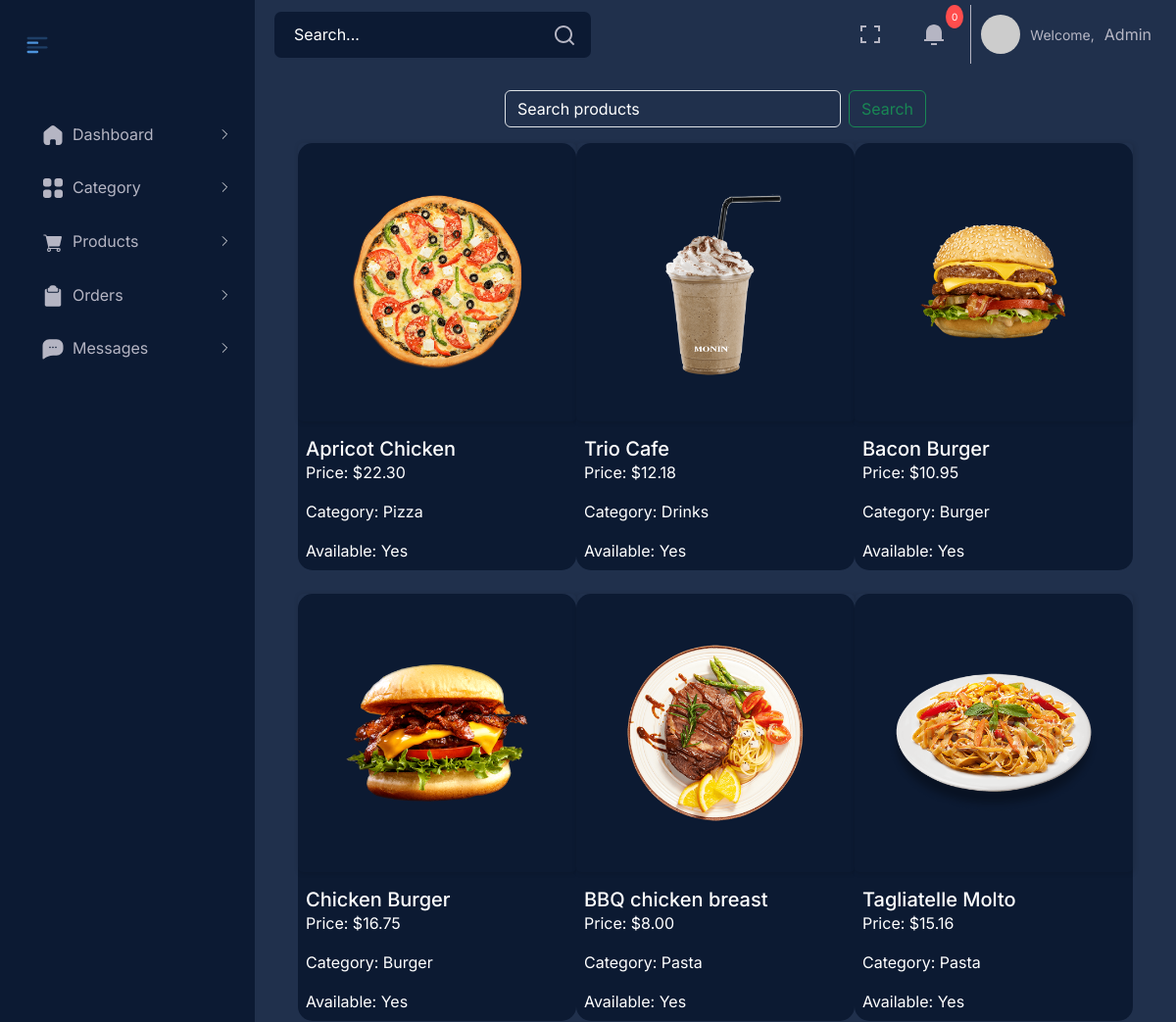
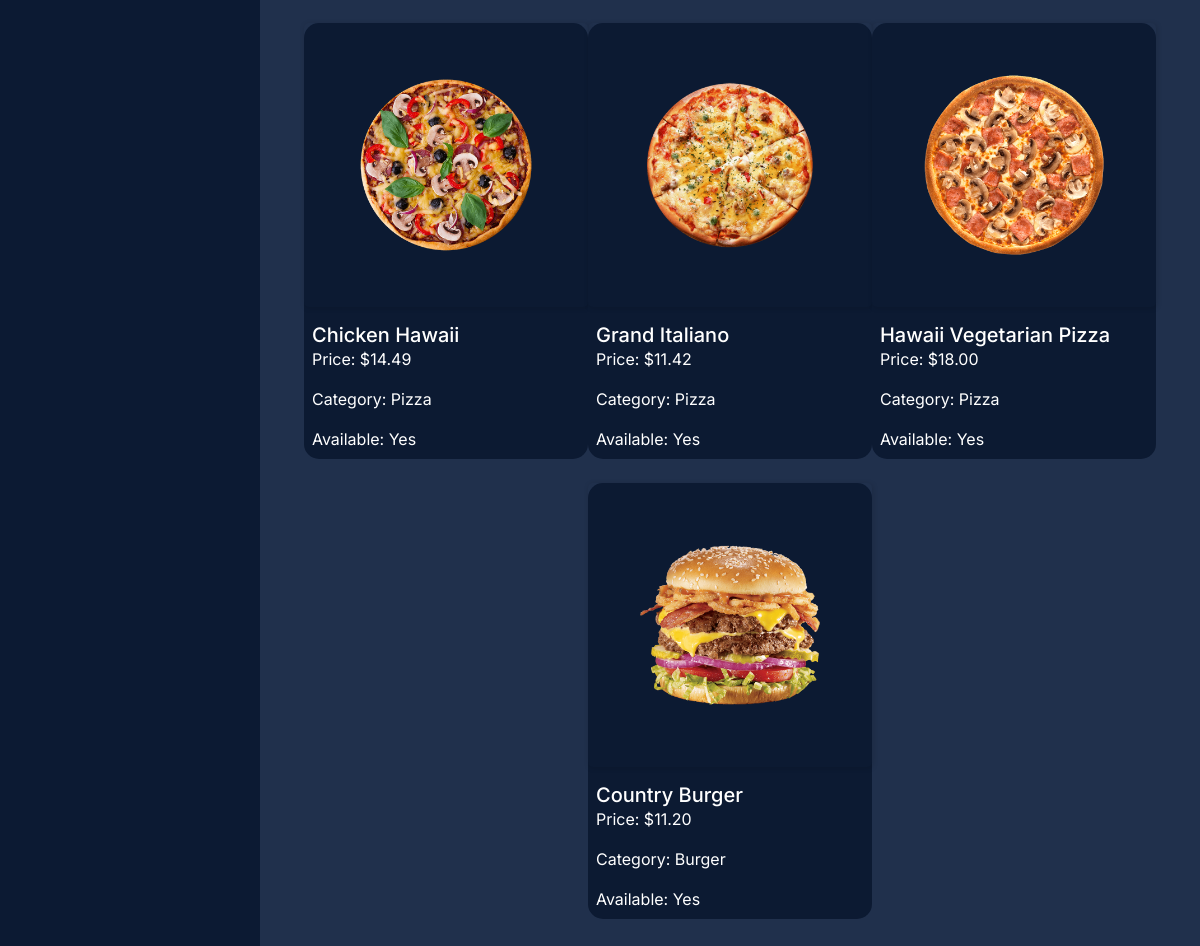
The app's page /admin/index.php?page=manage-products (signed in) with its own data (2 pictures, top to bottom).
### tables this page shows
CREATE TABLE `products` (
  `id` int(11) NOT NULL,
  `name` varchar(100) NOT NULL,
  `tagline` varchar(255) NOT NULL,
  `desc` text DEFAULT NULL,
  `category_id` int(11) DEFAULT NULL,
  `ingredients` text DEFAULT NULL,
  `images` varchar(255) DEFAULT NULL,
  `price` decimal(10,2) NOT NULL,
  `is_available` tinyint(1) DEFAULT 1,
  `user_id` int(11) DEFAULT NULL,
  `created_at` timestamp NOT NULL DEFAULT current_timestamp(),
  `updated_at` datetime DEFAULT current_timestamp() ON UPDATE current_timestamp()
);

CREATE TABLE `categories` (
  `category_id` int(11) NOT NULL,
  `cat_name` varchar(100) NOT NULL,
  `cat_img` varchar(255) NOT NULL,
  `created_at` timestamp NOT NULL DEFAULT current_timestamp()
);

### admin/index.php (called while the page is built, shortened)
<?php
$page = isset($_GET['page']) ? $_GET['page'] : 'dashboard';
$baseViewPath = './views/';
switch ($page) {
    case 'manage-products':
        $pageContent = $baseViewPath . 'manage-products.php';
        break;
}
include $pageContent;

### admin/php/ProductController.php (called while the page is built, shortened)
<?php
class ProductController
{
    private $connection;
    public function __construct($dbConnection)
    {
        $this->connection = $dbConnection;
    }
    public function getProducts()
    {
        $query = "SELECT products.*, categories.cat_name FROM products
                  JOIN categories ON products.category_id = categories.category_id";
        $result = $this->connection->query($query);
        return $result->fetch_all(MYSQLI_ASSOC);
    }
}

### admin/views/manage-products.php (the view, shortened to what this page needs)
<?php
require_once './php/ProductController.php';
$database = new Database();
$dbConnection = $database->conn;
$productController = new ProductController($dbConnection);
$products = $productController->getProducts();
if (isset($_GET['search'])) {
    $searchTerm = $_GET['search'];
    $products = $productController->searchProducts($searchTerm);
} else {
    $products = $productController->getProducts();
}
?>
<!DOCTYPE html>
<html lang="en">
<head>
    <link rel="stylesheet" href="https://cdnjs.cloudflare.com/ajax/libs/font-awesome/4.7.0/css/font-awesome.min.css">
    <link rel="stylesheet" href="https://cdnjs.cloudflare.com/ajax/libs/font-awesome/6.0.0-beta3/css/all.min.css">
    <link rel="stylesheet" href="./assets/css/nav.css">
    <link rel="stylesheet" href="./assets/css/style.css">
    <link rel="stylesheet" href="../vendor/bootstrap/css/bootstrap.min.css">
    <link href="https://unpkg.com/phosphor-icons@1.4.1/css/phosphor.css" rel="stylesheet">
</head>
<body>
    <?php
    include __DIR__ . '/../partials/navbar.php';
    ?>
    <main class="main-content">
        <div class="container-fluid">
            <div class="row mt-3">
                <div class="col-md-6 offset-md-3">
                    <form action="" method="GET" class="d-flex">
                        <input class="form-control me-2 bg-transparent text-white" type="search" placeholder="Search products" aria-label="Search" name="search">
                        <button class="btn btn-outline-success" type="submit">Search</button>
                    </form>
                </div>
            </div>
            <div class="row m-3">
                <?php foreach ($products as $product): ?>
                    <div class="col-md-12 menage-cat-card col-lg-6 col-xl-4 p-0  mb-4 mx-auto position-relative">
                        <div class="content" style="width: 100%;">
                            <img src="<?php echo explode(',', $product['images'])[0]; ?>" class="content-image card-img-top img-fluid" alt="">
                        </div>
                        <div class="p-2 mt-2">
                            <h5 class="card-title"><?php echo $product['name']; ?></h5>
                            <p class="card-text">Price: $<?php echo $product['price']; ?></p>
                            <p class="card-text">Category: <?php echo $product['cat_name']; ?></p>
                            <p class="card-text">Available: <?php echo $product['is_available'] ? 'Yes' : 'No'; ?></p>
                        </div>
                    </div>
                <?php endforeach; ?>
            </div>
        </div>
    </main>
</body>
</html>

### admin/assets/css/nav.css (style rules this page uses)
:root { --primary: #ffc222; --primary_hover: #eeac00; --header-height: 3rem; --body-background: #20304c; --navbg: #0c1a33; --nav-width: 260px; --first-color: #0c1a32; --first-color-light: #AFA5D9; --white-color: #b5b5c3; --body-font: 'Nunito', sans-serif; --normal-font-size: 1rem; --z-fixed: 100 }
.main-content { margin-top: 60px; background-color: var(--body-background); color: #fff; position: relative; min-height: 100vh; width: calc(100% - var(--nav-width)); left: var(--nav-width); transition: all 0.5s ease; padding: 1rem; }

### admin/assets/css/style.css (style rules this page uses)
* { box-sizing: border-box; }
:root { --body-background: #20304c; --first-color: #0c1a32; --first-color-light: #AFA5D9; --white-color: #b5b5c3; --body-font: 'Nunito', sans-serif; --box-body: #0c1a33; --pg-active: #4c95dd; --pg-nactive: #172b4c; --pg-hover: #4C95DC; }
body { background-color: #20304c !important; color: #b5b5c3 !important; font-family: 'Roboto', sans-serif; margin: 0; padding: 0; color: #b5b5c3 !important; }
.menage-cat-card { background-color: var(--first-color) !important; }
body { background: #f9f9f9; font-size: 16px; font-family: 'Raleway', sans-serif; }
.menage-cat-card { margin-top: 20px; border-radius: 15px; }
.content { position: relative; width: 100%; overflow: hidden; transition: all 0.4s ease-in-out; box-shadow: 1px 1px 5px 1px rgba(0, 0, 0, 0.1); border-radius: 5px; }
.content-image { width: 100%; border-radius: 5px; transition: transform 0.3s ease-in-out; }
.content-image { padding: 30px; width: 100%; border-radius: 5px; transition: transform 0.3s ease-in-out; }
.card-title { color: #fff !important; }
.form-control { color: #c8c9d4 !important; }
.menage-cat-card { display: flex; flex-direction: column; }
.content { flex: 1; display: flex; flex-direction: column; }

### admin/views/manage-products.php (style rules this page uses)
input::placeholder { color: #fff !important; }

### records on screen
products: images (picture), name "Apricot Chicken", price "22.30", category.cat_name "Pizza", is_available "Yes"
products: images (picture), name "Trio Cafe", price "12.18", category.cat_name "Drinks", is_available "Yes"
products: images (picture), name "Bacon Burger", price "10.95", category.cat_name "Burger", is_available "Yes"
products: images (picture), name "Chicken Burger", price "16.75", category.cat_name "Burger", is_available "Yes"
products: images (picture), name "BBQ chicken breast", price "8.00", category.cat_name "Pasta", is_available "Yes"
products: images (picture), name "Tagliatelle Molto", price "15.16", category.cat_name "Pasta", is_available "Yes"
products: images (picture), name "Chicken Hawaii", price "14.49", category.cat_name "Pizza", is_available "Yes"
products: images (picture), name "Grand Italiano", price "11.42", category.cat_name "Pizza", is_available "Yes"
products: images (picture), name "Hawaii Vegetarian Pizza", price "18.00", category.cat_name "Pizza", is_available "Yes"
products: images (picture), name "Country Burger", price "11.20", category.cat_name "Burger", is_available "Yes"
